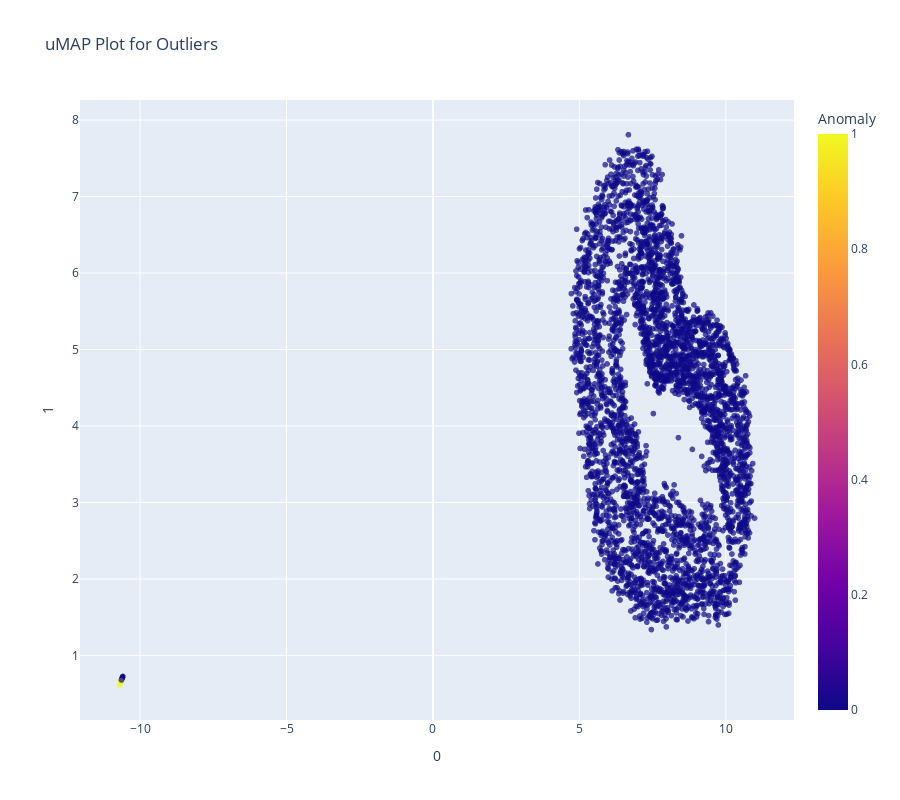

Here is the notebook cell this chart was saved with:
### Code cell
plot_model(iforest, plot = 'umap')

### Figure 1 — Plotly figure (JSON) as saved in the notebook; plotly's stock layout.template omitted (floating-point values rounded to 4 significant figures; data arrays with more than 128 entries replaced by an {"elided": "..."} marker saying what was removed)
{"data": [{"customdata": {"elided": "3821x1 int values"}, "hovertemplate": "0=%{x}<br>1=%{y}<br>Feature=%{customdata[0]}<br>Anomaly=%{marker.color}<extra></extra>", "legendgroup": "", "marker": {"color": {"elided": "3821 int values"}, "coloraxis": "coloraxis", "opacity": 0.7, "symbol": "circle"}, "mode": "markers", "name": "", "showlegend": false, "type": "scattergl", "x": {"elided": "3821 float values"}, "xaxis": "x", "y": {"elided": "3821 float values"}, "yaxis": "y"}], "layout": {"coloraxis": {"colorbar": {"title": {"text": "Anomaly"}}, "colorscale": [[0, "#0d0887"], [0.1111, "#46039f"], [0.2222, "#7201a8"], [0.3333, "#9c179e"], [0.4444, "#bd3786"], [0.5556, "#d8576b"], [0.6667, "#ed7953"], [0.7778, "#fb9f3a"], [0.8889, "#fdca26"], [1, "#f0f921"]]}, "height": 800, "legend": {"tracegroupgap": 0}, "title": {"text": "uMAP Plot for Outliers"}, "width": 900, "xaxis": {"anchor": "y", "domain": [0, 1], "title": {"text": "0"}}, "yaxis": {"anchor": "x", "domain": [0, 1], "title": {"text": "1"}}}}
